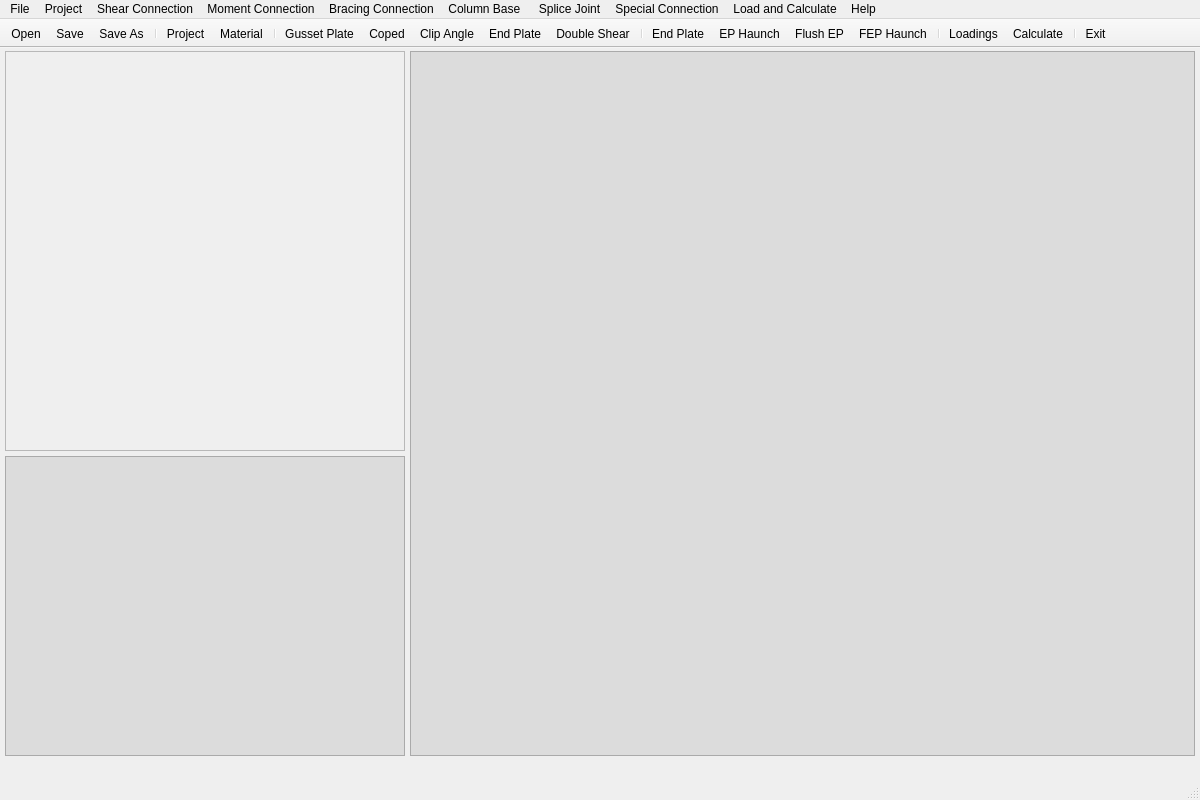
<?xml version="1.0" encoding="UTF-8"?>
<ui version="4.0">
 <class>MainWindow</class>
 <widget class="QMainWindow" name="MainWindow">
  <property name="geometry">
   <rect>
    <x>0</x>
    <y>0</y>
    <width>1200</width>
    <height>800</height>
   </rect>
  </property>
  <property name="minimumSize">
   <size>
    <width>0</width>
    <height>0</height>
   </size>
  </property>
  <property name="maximumSize">
   <size>
    <width>1200</width>
    <height>800</height>
   </size>
  </property>
  <property name="windowTitle">
   <string>Connection Design v1.00</string>
  </property>
  <widget class="QWidget" name="centralwidget">
   <widget class="QLabel" name="canvas_label">
    <property name="geometry">
     <rect>
      <x>5</x>
      <y>3</y>
      <width>400</width>
      <height>400</height>
     </rect>
    </property>
    <property name="styleSheet">
     <string notr="true"/>
    </property>
    <property name="frameShape">
     <enum>QFrame::StyledPanel</enum>
    </property>
    <property name="text">
     <string/>
    </property>
    <property name="alignment">
     <set>Qt::AlignCenter</set>
    </property>
    <property name="margin">
     <number>2</number>
    </property>
   </widget>
   <widget class="QTextEdit" name="textEdit">
    <property name="geometry">
     <rect>
      <x>410</x>
      <y>3</y>
      <width>785</width>
      <height>705</height>
     </rect>
    </property>
    <property name="styleSheet">
     <string notr="true">background-color:rgb(220,220,220);
padding: 3px;</string>
    </property>
    <property name="readOnly">
     <bool>true</bool>
    </property>
   </widget>
   <widget class="QTextEdit" name="text_info">
    <property name="geometry">
     <rect>
      <x>5</x>
      <y>408</y>
      <width>400</width>
      <height>300</height>
     </rect>
    </property>
    <property name="styleSheet">
     <string notr="true">color:rgb(47, 94, 141);
background-color:rgb(220,220,220);
padding: 6px;
</string>
    </property>
    <property name="readOnly">
     <bool>true</bool>
    </property>
   </widget>
  </widget>
  <widget class="QMenuBar" name="menubar">
   <property name="geometry">
    <rect>
     <x>0</x>
     <y>0</y>
     <width>1200</width>
     <height>21</height>
    </rect>
   </property>
   <widget class="QMenu" name="menuFile">
    <property name="title">
     <string>File</string>
    </property>
    <addaction name="actionOpen"/>
    <addaction name="actionSave"/>
    <addaction name="actionSaveAs"/>
    <addaction name="separator"/>
    <addaction name="actionExit"/>
   </widget>
   <widget class="QMenu" name="menuGeometry">
    <property name="title">
     <string>Shear Connection</string>
    </property>
    <addaction name="actionShearGusset"/>
    <addaction name="actionShearCope"/>
    <addaction name="actionShearClipAngle"/>
    <addaction name="actionShearEndPlate"/>
    <addaction name="actionDouble_Shear_Type"/>
   </widget>
   <widget class="QMenu" name="menuLoadCalculate">
    <property name="title">
     <string>Load and Calculate</string>
    </property>
    <addaction name="actionLoadings"/>
    <addaction name="actionCalculate"/>
   </widget>
   <widget class="QMenu" name="menuProject">
    <property name="title">
     <string>Project</string>
    </property>
    <addaction name="actionDescription"/>
    <addaction name="actionMaterialSpecs"/>
   </widget>
   <widget class="QMenu" name="menuMoment_Connection">
    <property name="title">
     <string>Moment Connection</string>
    </property>
    <addaction name="actionEnd_Plate_Type"/>
    <addaction name="actionEnd_Plate_with_Haunch"/>
    <addaction name="actionFlush_End_Plate_Type"/>
    <addaction name="actionFlush_End_Plate_with_Haunch"/>
   </widget>
   <widget class="QMenu" name="menuBracing_Connection">
    <property name="title">
     <string>Bracing Connection</string>
    </property>
    <addaction name="actionH_Shape_Verical_Bracing"/>
    <addaction name="actionH_Shape_Bracing_02"/>
    <addaction name="actionWT_Bracing"/>
    <addaction name="actionAngle_Bracing"/>
   </widget>
   <widget class="QMenu" name="menuColumn_Base">
    <property name="title">
     <string>Column Base </string>
    </property>
    <addaction name="actionPiined_Base"/>
    <addaction name="actionRigid_Base"/>
   </widget>
   <widget class="QMenu" name="menuSplice_Joint">
    <property name="title">
     <string>Splice Joint</string>
    </property>
    <addaction name="actionColumn_Splice_Joint"/>
    <addaction name="actionBeam_Splice_Joint"/>
   </widget>
   <widget class="QMenu" name="menuHelp">
    <property name="title">
     <string>Help</string>
    </property>
    <addaction name="actionAbout"/>
   </widget>
   <widget class="QMenu" name="menuSpecial_Connection">
    <property name="title">
     <string>Special Connection</string>
    </property>
   </widget>
   <addaction name="menuFile"/>
   <addaction name="menuProject"/>
   <addaction name="menuGeometry"/>
   <addaction name="menuMoment_Connection"/>
   <addaction name="menuBracing_Connection"/>
   <addaction name="menuColumn_Base"/>
   <addaction name="menuSplice_Joint"/>
   <addaction name="menuSpecial_Connection"/>
   <addaction name="menuLoadCalculate"/>
   <addaction name="menuHelp"/>
  </widget>
  <widget class="QStatusBar" name="statusbar"/>
  <widget class="QToolBar" name="toolBar">
   <property name="windowTitle">
    <string>toolBar</string>
   </property>
   <property name="movable">
    <bool>false</bool>
   </property>
   <property name="toolButtonStyle">
    <enum>Qt::ToolButtonTextUnderIcon</enum>
   </property>
   <property name="floatable">
    <bool>false</bool>
   </property>
   <attribute name="toolBarArea">
    <enum>TopToolBarArea</enum>
   </attribute>
   <attribute name="toolBarBreak">
    <bool>false</bool>
   </attribute>
   <addaction name="actionOpen"/>
   <addaction name="actionSave"/>
   <addaction name="actionSaveAs"/>
   <addaction name="separator"/>
   <addaction name="actionDescription"/>
   <addaction name="actionMaterialSpecs"/>
   <addaction name="separator"/>
   <addaction name="actionShearGusset"/>
   <addaction name="actionShearCope"/>
   <addaction name="actionShearClipAngle"/>
   <addaction name="actionShearEndPlate"/>
   <addaction name="actionDouble_Shear_Type"/>
   <addaction name="separator"/>
   <addaction name="actionEnd_Plate_Type"/>
   <addaction name="actionEnd_Plate_with_Haunch"/>
   <addaction name="actionFlush_End_Plate_Type"/>
   <addaction name="actionFlush_End_Plate_with_Haunch"/>
   <addaction name="separator"/>
   <addaction name="actionLoadings"/>
   <addaction name="actionCalculate"/>
   <addaction name="separator"/>
   <addaction name="actionExit"/>
  </widget>
  <action name="actionOpen">
   <property name="icon">
    <iconset resource="../resources/resources.qrc">
     <normaloff>:/icons/open.png</normaloff>:/icons/open.png</iconset>
   </property>
   <property name="text">
    <string>Open...</string>
   </property>
   <property name="statusTip">
    <string>Open previously saved project file</string>
   </property>
   <property name="shortcut">
    <string>Ctrl+O</string>
   </property>
  </action>
  <action name="actionSave">
   <property name="icon">
    <iconset resource="../resources/resources.qrc">
     <normaloff>:/icons/save.png</normaloff>:/icons/save.png</iconset>
   </property>
   <property name="text">
    <string>Save</string>
   </property>
   <property name="statusTip">
    <string>Save project input data</string>
   </property>
   <property name="shortcut">
    <string>Ctrl+S</string>
   </property>
  </action>
  <action name="actionSaveAs">
   <property name="icon">
    <iconset resource="../resources/resources.qrc">
     <normaloff>:/icons/saveas.png</normaloff>:/icons/saveas.png</iconset>
   </property>
   <property name="text">
    <string>Save As...</string>
   </property>
   <property name="statusTip">
    <string>Save file to a different filename</string>
   </property>
  </action>
  <action name="actionExit">
   <property name="icon">
    <iconset resource="../resources/resources.qrc">
     <normaloff>:/icons/exit.png</normaloff>:/icons/exit.png</iconset>
   </property>
   <property name="text">
    <string>Exit</string>
   </property>
   <property name="statusTip">
    <string>Quit the application</string>
   </property>
  </action>
  <action name="actionShearGusset">
   <property name="icon">
    <iconset resource="../resources/resources.qrc">
     <normaloff>:/icons/gusset.png</normaloff>:/icons/gusset.png</iconset>
   </property>
   <property name="text">
    <string>Gusset Plate Type</string>
   </property>
   <property name="iconText">
    <string>Gusset Plate</string>
   </property>
   <property name="statusTip">
    <string>Input parameters for shear connection - gusset plate type</string>
   </property>
  </action>
  <action name="actionShearClipAngle">
   <property name="icon">
    <iconset resource="../resources/resources.qrc">
     <normaloff>:/icons/clip.png</normaloff>:/icons/clip.png</iconset>
   </property>
   <property name="text">
    <string>Clip Angle Type</string>
   </property>
   <property name="iconText">
    <string>Clip Angle</string>
   </property>
   <property name="statusTip">
    <string>Input parameters for shear connection - clip angle type</string>
   </property>
  </action>
  <action name="actionShearEndPlate">
   <property name="icon">
    <iconset resource="../resources/resources.qrc">
     <normaloff>:/icons/endplate.png</normaloff>:/icons/endplate.png</iconset>
   </property>
   <property name="text">
    <string>End Plate Type</string>
   </property>
   <property name="iconText">
    <string>End Plate</string>
   </property>
   <property name="statusTip">
    <string>Input parameters for shear connection - end plate type</string>
   </property>
  </action>
  <action name="actionLoadings">
   <property name="icon">
    <iconset resource="../resources/resources.qrc">
     <normaloff>:/icons/loads.png</normaloff>:/icons/loads.png</iconset>
   </property>
   <property name="text">
    <string>Loadings</string>
   </property>
   <property name="toolTip">
    <string>Loadings</string>
   </property>
   <property name="statusTip">
    <string>Input the applied loadings</string>
   </property>
  </action>
  <action name="actionCalculate">
   <property name="icon">
    <iconset resource="../resources/resources.qrc">
     <normaloff>:/icons/calculate.png</normaloff>:/icons/calculate.png</iconset>
   </property>
   <property name="text">
    <string>Calculate</string>
   </property>
   <property name="toolTip">
    <string>Calculate</string>
   </property>
   <property name="statusTip">
    <string>Calculate the connection capacity</string>
   </property>
  </action>
  <action name="actionDescription">
   <property name="icon">
    <iconset resource="../resources/resources.qrc">
     <normaloff>:/icons/project.png</normaloff>:/icons/project.png</iconset>
   </property>
   <property name="text">
    <string>Project Description</string>
   </property>
   <property name="iconText">
    <string>Project</string>
   </property>
   <property name="toolTip">
    <string>Project Description</string>
   </property>
   <property name="statusTip">
    <string>Define general project information</string>
   </property>
  </action>
  <action name="actionMaterialSpecs">
   <property name="icon">
    <iconset resource="../resources/resources.qrc">
     <normaloff>:/icons/mat_specs.png</normaloff>:/icons/mat_specs.png</iconset>
   </property>
   <property name="text">
    <string>Material Specification</string>
   </property>
   <property name="iconText">
    <string>Material</string>
   </property>
   <property name="toolTip">
    <string>Material Specification</string>
   </property>
   <property name="statusTip">
    <string>Define material specifications</string>
   </property>
  </action>
  <action name="actionShearCope">
   <property name="icon">
    <iconset>
     <normaloff>../resources/icons/notch_type.png</normaloff>../resources/icons/notch_type.png</iconset>
   </property>
   <property name="text">
    <string>Coped Type</string>
   </property>
   <property name="iconText">
    <string>Coped</string>
   </property>
   <property name="statusTip">
    <string>Input parameters for coped type connection</string>
   </property>
  </action>
  <action name="actionAbout">
   <property name="text">
    <string>About</string>
   </property>
  </action>
  <action name="actionPiined_Base">
   <property name="text">
    <string>Pinned Base</string>
   </property>
  </action>
  <action name="actionRigid_Base">
   <property name="text">
    <string>Fixed Base</string>
   </property>
  </action>
  <action name="actionDouble_Shear_Type">
   <property name="icon">
    <iconset>
     <normaloff>../resources/icons/double_shear.png</normaloff>../resources/icons/double_shear.png</iconset>
   </property>
   <property name="text">
    <string>Double Shear Type</string>
   </property>
   <property name="iconText">
    <string>Double Shear</string>
   </property>
   <property name="statusTip">
    <string>Input parameters for double shear type connection</string>
   </property>
  </action>
  <action name="actionEnd_Plate_Type">
   <property name="icon">
    <iconset>
     <normaloff>../resources/icons/end_plate1.png</normaloff>../resources/icons/end_plate1.png</iconset>
   </property>
   <property name="text">
    <string>End Plate Type</string>
   </property>
   <property name="iconText">
    <string>End Plate</string>
   </property>
   <property name="statusTip">
    <string>Input parameters for moment end plate type connection</string>
   </property>
  </action>
  <action name="actionEnd_Plate_with_Haunch">
   <property name="icon">
    <iconset>
     <normaloff>../resources/icons/end_plate2.png</normaloff>../resources/icons/end_plate2.png</iconset>
   </property>
   <property name="text">
    <string>End Plate with Haunch</string>
   </property>
   <property name="iconText">
    <string>EP Haunch</string>
   </property>
  </action>
  <action name="actionFlush_End_Plate_Type">
   <property name="icon">
    <iconset>
     <normaloff>../resources/icons/end_plate3.png</normaloff>../resources/icons/end_plate3.png</iconset>
   </property>
   <property name="text">
    <string>Flush End Plate Type</string>
   </property>
   <property name="iconText">
    <string>Flush EP</string>
   </property>
  </action>
  <action name="actionFlush_End_Plate_with_Haunch">
   <property name="icon">
    <iconset>
     <normaloff>../resources/icons/end_plate4.png</normaloff>../resources/icons/end_plate4.png</iconset>
   </property>
   <property name="text">
    <string>Flush End Plate with Haunch</string>
   </property>
   <property name="iconText">
    <string>FEP Haunch</string>
   </property>
  </action>
  <action name="actionH_Shape_Verical_Bracing">
   <property name="text">
    <string>H-Shape Bracing 01</string>
   </property>
  </action>
  <action name="actionWT_Bracing">
   <property name="text">
    <string>WT Bracing</string>
   </property>
  </action>
  <action name="actionAngle_Bracing">
   <property name="text">
    <string>Angle Bracing</string>
   </property>
  </action>
  <action name="actionH_Shape_Bracing_02">
   <property name="text">
    <string>H-Shape Bracing 02</string>
   </property>
  </action>
  <action name="actionColumn_Splice_Joint">
   <property name="text">
    <string>Column Splice Joint</string>
   </property>
  </action>
  <action name="actionBeam_Splice_Joint">
   <property name="text">
    <string>Beam Splice Joint</string>
   </property>
  </action>
 </widget>
 <resources>
  <include location="../resources/resources.qrc"/>
 </resources>
 <connections/>
</ui>
